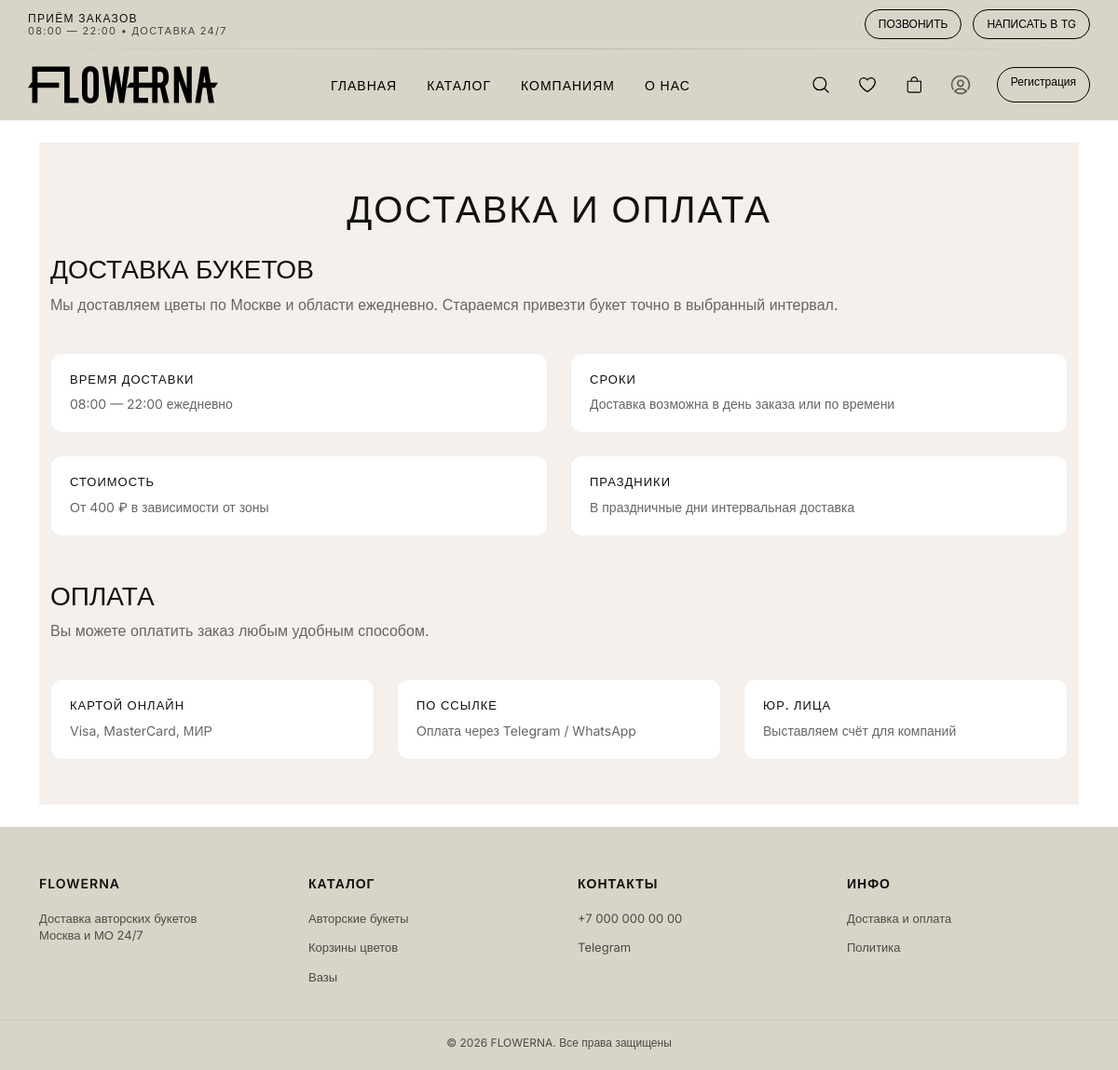
Page /dostavka-i-oplata/ on the committed database.
### catalog/models.py (models this page shows, shortened)
class Category(models.Model):
    name = models.CharField(max_length=255)
    description = models.TextField(null=True, blank=True)
    image = models.ImageField(upload_to='categories/', blank=True)
    slug = models.SlugField(unique=True, blank=True)
    is_featured = models.BooleanField(default=False)

### catalog/views.py (the view)
# urls.py: path('dostavka-i-oplata/', views.dostavka_i_oplata, name='dostavka-i-oplata'),
def dostavka_i_oplata(request):
    return render(request, 'dostavka-i-oplata.html', {
        'cart_count': get_cart_count(request.user),
    })

### catalog/context_processors.py (called while the page is built)
def categories_processor(request):
    footer_category_slugs = [
        'avtorskie-bukety',
        'vazy',
        'mono-duo-i-trio-bukety',
        'korziny-tsvetov',
        'cveti-v-korobke'
    ]
    footer_categories = Category.objects.filter(
        slug__in=footer_category_slugs
    )
    return {
        'footer_categories': footer_categories
    }

### catalog/views.py (called while the page is built)
def get_cart_count(user):
    if user.is_authenticated:
        return Cart.objects.filter(user=user).count()
    return 0

### templates/dostavka-i-oplata.html
{% extends 'base.html' %}
{% load static %}
{% block content %}
<section class="py-5" style="background:#f5f0eb;">
    <div class="container">
        <h1 class="text-center mb-4" style="letter-spacing:2px;">
            ДОСТАВКА И ОПЛАТА
        </h1>
        <div class="mb-5">
            <h3>ДОСТАВКА БУКЕТОВ</h3>
            <p style="color:#666;">
                Мы доставляем цветы по Москве и области ежедневно.
                Стараемся привезти букет точно в выбранный интервал.
            </p>
            <div class="row g-4 mt-3">
                <div class="col-md-6">
                    <div class="info-box">
                        <h5>ВРЕМЯ ДОСТАВКИ</h5>
                        <p>08:00 — 22:00 ежедневно</p>
                    </div>
                </div>
                <div class="col-md-6">
                    <div class="info-box">
                        <h5>СРОКИ</h5>
                        <p>Доставка возможна в день заказа или по времени</p>
                    </div>
                </div>
                <div class="col-md-6">
                    <div class="info-box">
                        <h5>СТОИМОСТЬ</h5>
                        <p>От 400 ₽ в зависимости от зоны</p>
                    </div>
                </div>
                <div class="col-md-6">
                    <div class="info-box">
                        <h5>ПРАЗДНИКИ</h5>
                        <p>В праздничные дни интервальная доставка</p>
                    </div>
                </div>
            </div>
        </div>
        <div>
            <h3>ОПЛАТА</h3>
            <p style="color:#666;">
                Вы можете оплатить заказ любым удобным способом.
            </p>
            <div class="row g-4 mt-3">
                <div class="col-md-4">
                    <div class="info-box">
                        <h5>КАРТОЙ ОНЛАЙН</h5>
                        <p>Visa, MasterCard, МИР</p>
                    </div>
                </div>
                <div class="col-md-4">
                    <div class="info-box">
                        <h5>ПО ССЫЛКЕ</h5>
                        <p>Оплата через Telegram / WhatsApp</p>
                    </div>
                </div>
                <div class="col-md-4">
                    <div class="info-box">
                        <h5>ЮР. ЛИЦА</h5>
                        <p>Выставляем счёт для компаний</p>
                    </div>
                </div>
            </div>
        </div>
    </div>
</section>
{% endblock %}

### templates/components/footer.html
<footer class="footer">
    <div class="footer__top container">
        <div class="footer__col">
            <div class="footer__title">FLOWERNA</div>
            <p class="footer__text">
                Доставка авторских букетов<br>
                Москва и МО 24/7
            </p>
        </div>
        <div class="footer__col">
            <div class="footer__title">КАТАЛОГ</div>
            {% for category in footer_categories %}
                <a href="{% url 'catalog' %}?category={{ category.id }}">
                    {{ category.name }}
                </a>
            {% endfor %}
        </div>
        <div class="footer__col">
            <div class="footer__title">КОНТАКТЫ</div>
            <a href="tel:+70000000000">+7 000 000 00 00</a>
            <a href="#">Telegram</a>
        </div>
        <div class="footer__col">
            <div class="footer__title">ИНФО</div>
            <a href="{% url 'dostavka-i-oplata' %}">Доставка и оплата</a>
            <a href="{% url 'politika-konfidentsialnosti' %}">Политика</a>
        </div>
    </div>
    <div class="footer__bottom">
        © 2026 FLOWERNA. Все права защищены
    </div>
</footer>

### static/css/style.css (style rules this page uses)
body { font-family: "Inter", sans-serif; font-weight: 400; color: #111; }
.row { flex-wrap: wrap; }
.row > div { min-width: 0; }
.info-box { background: #fff; padding: 20px; border-radius: 12px; border: 1px solid #eee; height: 100%; transition: 0.3s; }
.info-box h5 { font-size: 13px; letter-spacing: 1px; margin-bottom: 8px; text-transform: uppercase; }
.info-box p { color: #666; font-size: 14px; margin: 0; }

### static/css/footer.css (style rules this page uses)
.footer__col { display: flex; flex-direction: column; gap: 6px; }
.footer { background: #d8d4c8; padding: 50px 0 20px; font-size: 13px; color: #111; }
.footer__top { display: grid; grid-template-columns: repeat(4, 1fr); gap: 40px; margin-bottom: 30px; }
.footer__title { font-weight: 600; margin-bottom: 12px; text-transform: uppercase; letter-spacing: 1px; font-size: 14px; }
.footer__col a { display: block; text-decoration: none; color: #111; margin-bottom: 6px; opacity: 0.7; transition: 0.2s; }
.footer__text { opacity: 0.7; line-height: 1.4; }
.footer__bottom { border-top: 1px solid rgba(0,0,0,0.1); padding-top: 15px; text-align: center; font-size: 12px; opacity: 0.7; }

### templates/base.html (style rules this page uses)
html, body { height: 100%; margin: 0; }
body { display: flex; flex-direction: column; -webkit-font-smoothing: antialiased; -moz-osx-font-smoothing: grayscale; }

### rows in the picture
Category: name "Авторские букеты"
Category: name "Корзины цветов"
Category: name "Вазы"
